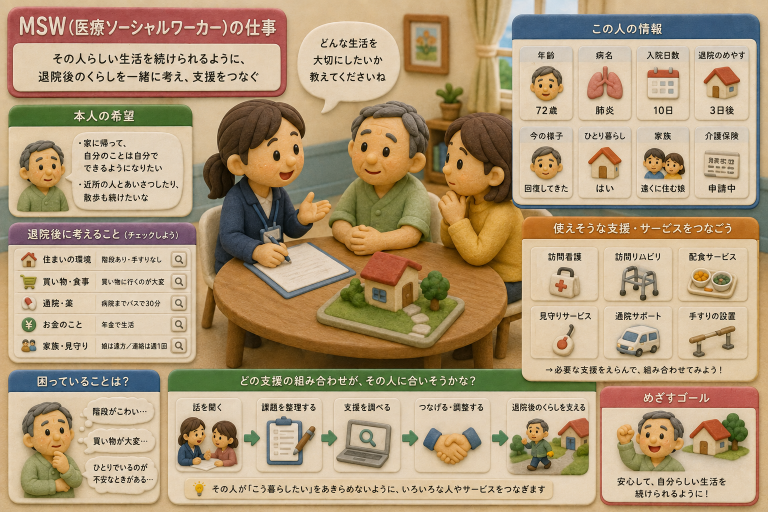
#> input picture assets-source/medical/m1.png, 1536 x 1024 px, given in place of m4.png, which was not available (shown at 1/2 size)
$ python build.py
#> lines starting #> are read from the running program, lines starting #| are printed output that depends on the picture; pictures that were not available may be replaced by others from this repository, and a replacement may not be noted
# Build 医療編 assets.
# Scenes are used WHOLE (aspect ratio untouched) — the baked-in text in the
# source pictures is scenery only; every number the game uses lives in React.
# Only two things are cut: the 8 profession portraits and the 4 X-ray frames,
# both taken as complete tiles.
from PIL import Image, ImageDraw
import os

SRC = os.path.dirname(os.path.abspath(__file__))
OUT = os.path.join(SRC, "..", "..", "public", "assets", "medical")
os.makedirs(OUT, exist_ok=True)
S = lambda n: Image.open(os.path.join(SRC, f"m{n}.png"))
#> in jpg, im is the input picture: PIL image 1536x1024 RGB; mean R, G, B 177.7, 154.5, 121.3
#> in jpg, `im = im.resize((maxw, round(im.height * maxw / im.width)), Image.LANCZ..`:
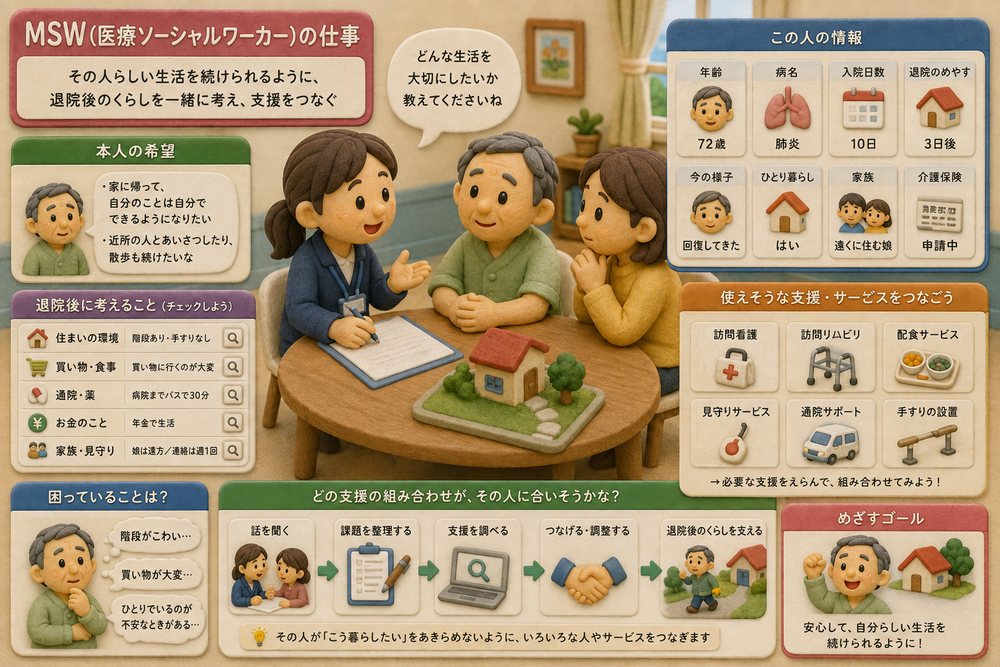
#> im: PIL image 1000x667 RGB; mean R, G, B 177.6, 154.5, 121.3
#| er_arrival.jpg (1000, 667) 203KB
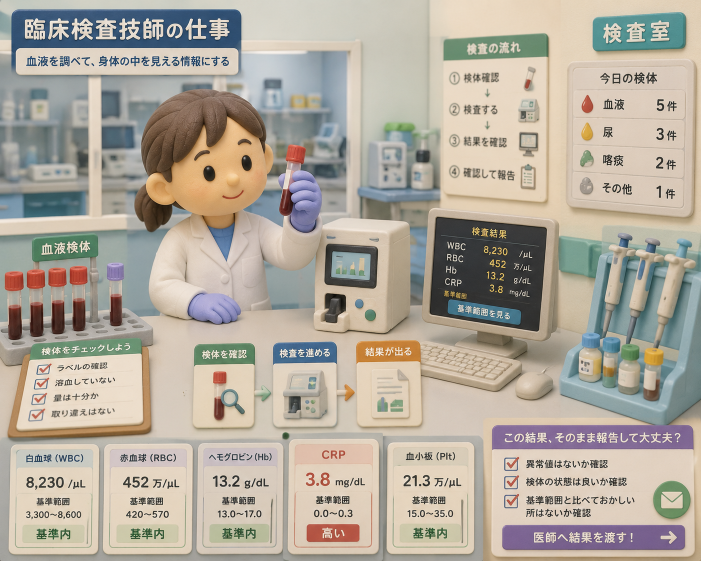
#> input picture assets-source/medical/m10.png, 1402 x 1122 px, given in place of m3.png, which was not available (shown at 1/2 size)


def jpg(im, name, maxw, q=88):
    im = im.convert("RGB")
    if im.width > maxw:
        im = im.resize((maxw, round(im.height * maxw / im.width)), Image.LANCZOS)
    p = os.path.join(OUT, name + ".jpg")
    im.save(p, quality=q, optimize=True)
    print(f"{name}.jpg {im.size} {round(os.path.getsize(p)/1024)}KB")


# ---------- whole scenes ----------
jpg(S(4), "er_arrival", 1000)     # 来院（車いす・咳）
jpg(S(3), "er_bed", 1000)         # 救急外来のベッド
#> call 2 of jpg, with name = 'er_bed', maxw = 1000, q = 88
#> in jpg, im is the input picture: PIL image 1402x1122 RGB; mean R, G, B 176.8, 169.3, 157
#> in jpg (call 2), `im = im.resize((maxw, round(im.height * maxw / im.width)), Image.LANCZ..`:
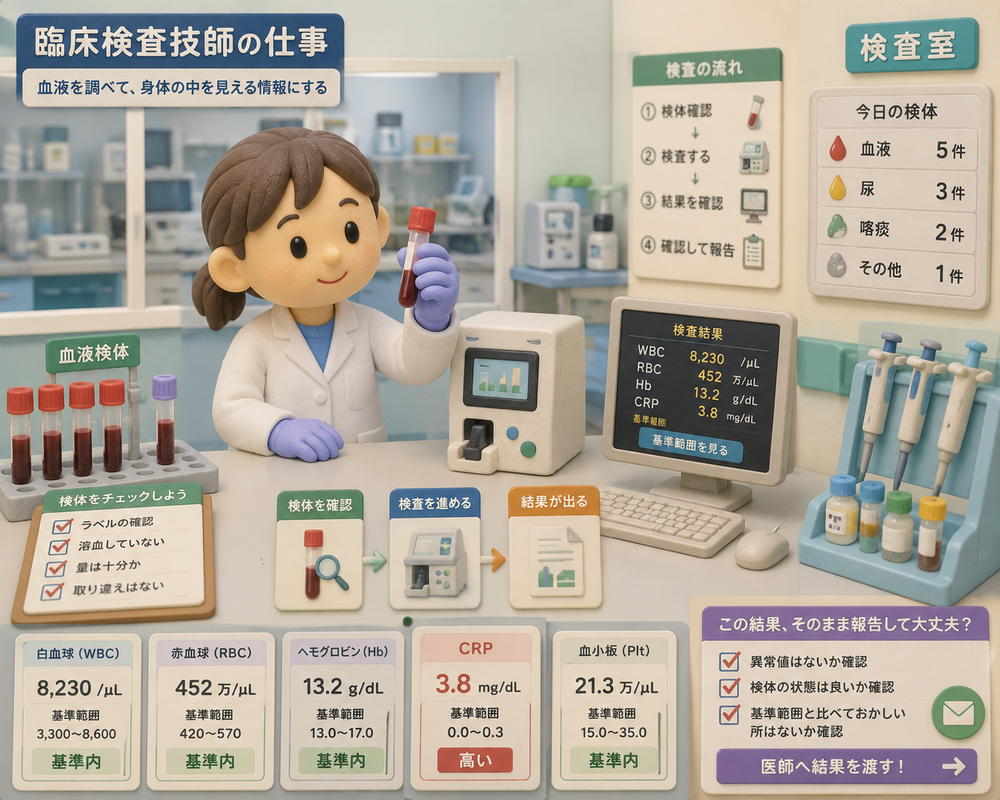
#> im: PIL image 1000x800 RGB; mean R, G, B 176.8, 169.3, 157
#| er_bed.jpg (1000, 800) 178KB
jpg(S(5), "er_exam", 1000)        # 診察の場面
#| er_exam.jpg (1000, 800) 178KB
# m1・m6・m8・m9・m10・m11 は「実装ガイドのシート」なので、
# パネルや文字を含む全体ではなく、クレイの絵の部分だけを切り出して使う。
# （医療編だけ資料っぽくならないように）
def scene(n, name, box, w=900):
#> called with n = 10, name = 'lab', box = (150, 95, 620, 470), w = 900
    im = S(n)
    k = im.width / 1000
#> k = 1.4
    jpg(im.crop(tuple(round(v * k) for v in box)), name, w)
#> call 4 of jpg, with name = 'lab', maxw = 900, q = 88
#> in jpg (call 4), `im = im.convert("RGB")`:
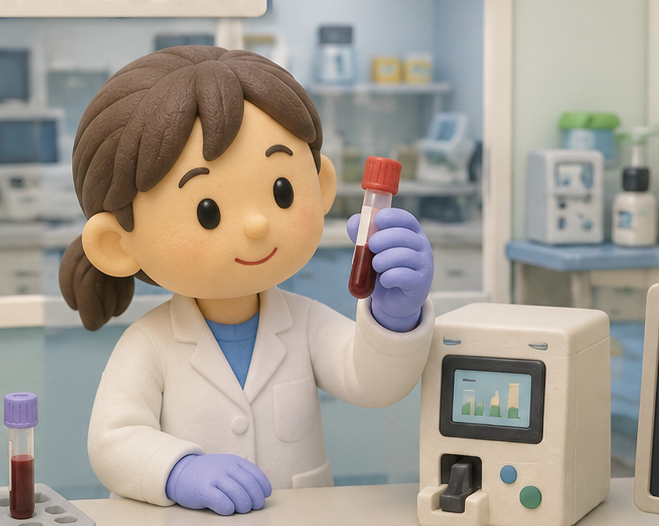
#> im: PIL image 659x526 RGB; mean R, G, B 164.8, 156.9, 146.5
#| lab.jpg (659, 526) 56KB


scene(10, "lab", (150, 95, 620, 470))        # 検査技師と分析装置
scene(6, "xray_room", (280, 30, 700, 480))   # 撮影台の患者と装置
#> (the run stopped early here; a loop or call above may not have finished)
